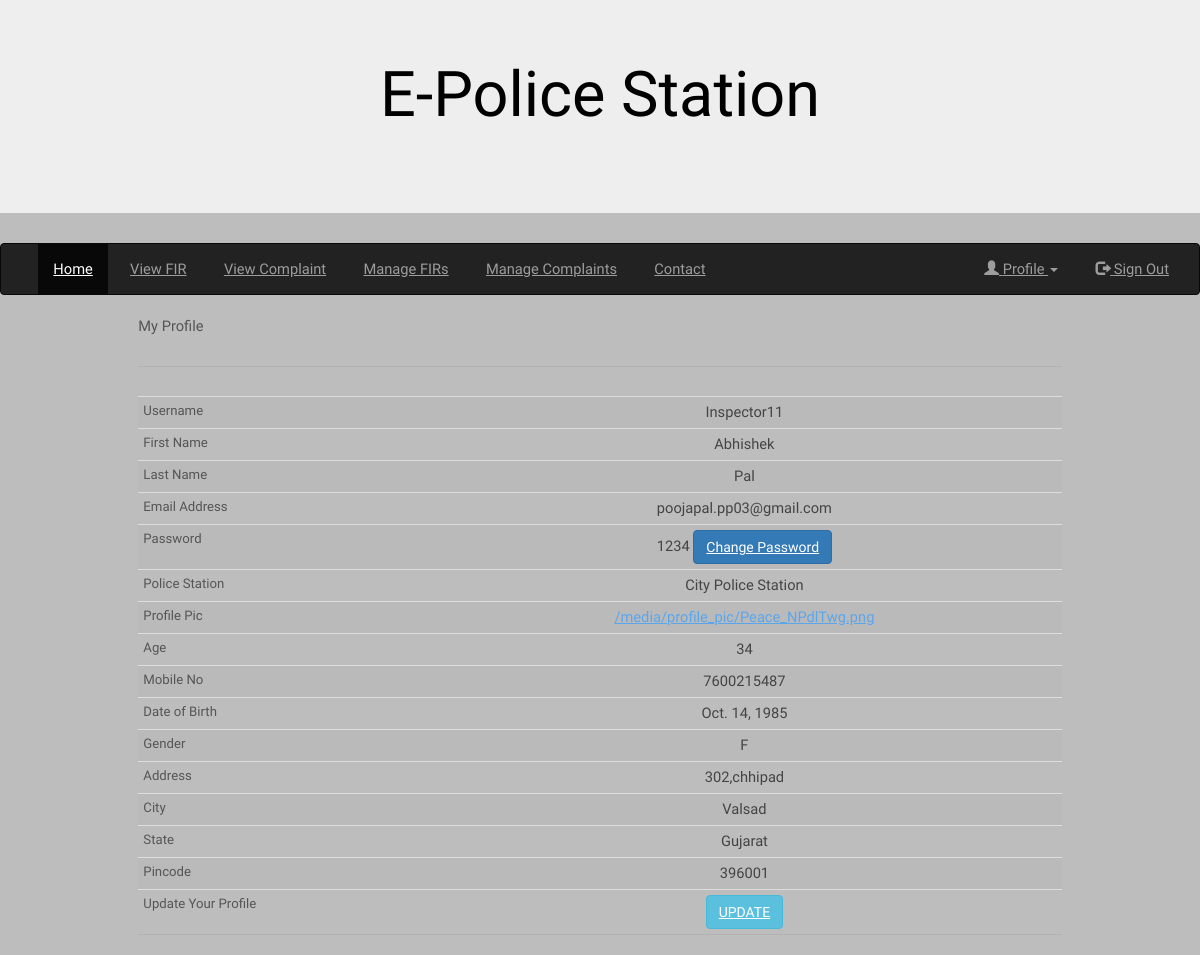
The app's page /view_inspector/ (signed in) with its own data.
### myapp/models.py (models this page shows, shortened)
class Inspector(models.Model):
    GENDER_CHOICES = (('M', 'Male'), ('F', 'Female'))
    user = models.OneToOneField(Inspector_login, on_delete=models.CASCADE)
    police_station = models.ForeignKey(Police_Station, on_delete=models.CASCADE, null=True, blank=True)
    profile_pic = models.ImageField(upload_to='profile_pic')
    Age = models.IntegerField()
    date_of_birth = models.DateField()
    mobile_no = models.IntegerField()
    gender = models.CharField(max_length=1, choices=GENDER_CHOICES)
    address = models.TextField()
    city = models.CharField(max_length=20)
    state = models.CharField(max_length=20)
    pincode = models.IntegerField()

class Inspector_login(models.Model):
    username = models.CharField(max_length=256, unique=True)
    first_name = models.CharField(max_length=256)
    last_name = models.CharField(max_length=256)
    email = models.EmailField()
    password = models.CharField(max_length = 20 , null=True,blank=True)
    def __str__(self):
        return self.username

class Police_Station(models.Model):
    city = models.ForeignKey(City, on_delete=models.CASCADE, null=True, blank=True)
    taluka = models.ForeignKey(Taluka, on_delete=models.CASCADE, null=True, blank=True)
    village = models.ForeignKey(Village, on_delete=models.CASCADE, null=True, blank=True)
    Police_station_name = models.CharField(max_length=200)
    address = models.TextField(max_length=200)
    phone_no = models.IntegerField(null=True, blank=True)
    mobile_no = models.IntegerField(null=True, blank=True)
    email_address = models.EmailField(null=True, blank=True)
    def __str__(self):
        return self.Police_station_name

### myapp/views.py (the view)
# urls.py: path("view_inspector/",views.view_inspector,name = 'view_inspector'),
def view_inspector(request):
    try:
        usr = request.session['username']
        user = models.Inspector_login.objects.get(username = usr)
        user_details = models.Inspector.objects.get(user = user)
        return render(request,'inspector/view_inspector.html',{"user_details":user_details})
    except:
        return HttpResponse("Invalid User...")

### templates/inspector/view_inspector.html
{% extends 'inspector/inspector_index.html' %}
{% block content %}
    <div class="container">
        <table class="table table-condensed table-hover text-center">
            <h1>My Profile</h1>
            <hr>
            <tbody>
                <tr>
                    <th>Username</th>
                    <td>{{user_details.user}}</td>
                </tr>
                <tr>
                    <th>First Name</th>
                    <td>{{user_details.user.first_name}}</td>
                </tr>
                <tr>
                    <th>Last Name</th>
                    <td>{{user_details.user.last_name}}</td>
                </tr>
                <tr>
                    <th>Email Address</th>
                    <td>{{user_details.user.email}}</td>
                </tr>
                <tr>
                    <th>Password</th>
                    <td>{{user_details.user.password}} <a href="{% url 'inspector_password' %}" class="btn btn-primary">Change Password</a></td>
                </tr>
                <tr>
                    <th>Police Station</th>
                    <td>{{user_details.police_station}}</td>
                </tr>
                <tr>
                    <th>Profile Pic</th>
                    <td><a href="{{user_details.profile_pic.url}}">{{user_details.profile_pic.url}}</a></td>
                </tr>
                <tr>
                    <th>Age</th>
                    <td>{{user_details.Age}}</td>
                </tr>
                <tr>
                    <th>Mobile No</th>
                    <td>{{user_details.mobile_no}}</td>
                </tr>
                <tr>
                    <th>Date of Birth</th>
                    <td>{{user_details.date_of_birth}}</td>
                </tr>
                <tr>
                    <th>Gender</th>
                    <td>{{user_details.gender}}</td>
                </tr>
                <tr>
                    <th>Address</th>
                    <td>{{user_details.address}}</td>
                </tr>
                <tr>
                    <th>City</th>
                    <td>{{user_details.city}}</td>
                </tr>
                <tr>
                    <th>State</th>
                    <td>{{user_details.state}}</td>
                </tr>
                <tr>
                    <th>Pincode</th>
                    <td>{{user_details.pincode}}</td>
                </tr>
                <tr>
                    <th>Update Your Profile</th>
                    <td><a href="{% url 'update_inspector' user_details.id %}" class="btn btn-info"> UPDATE </a></td>
                </tr>
            </tbody>
        </table>
    </div>
{% endblock %}

### static/assets/css/main.css (style rules this page uses)
html, body, div, span, applet, object, iframe, h1, h2, h3, h4, h5, h6, p, blockquote, pre, a, abbr, acronym, address, big, cite, code, del, dfn, em, img, ins, kbd, q, s, samp, small, strike, strong, sub, sup, tt, var, b, u, i, center, dl, dt, dd, ol, ul, li, fieldset, form, label, legend, table, caption, tbody, tfoot, thead, tr, th, td, article, aside, canvas, details, embed, figure, figcaption, footer, header, hgroup, menu, nav, output, ruby, section, summary, time, mark, audio, video { margin: 0; padding: 0; border: 0; font-size: 100%; font: inherit; vertical-align: baseline; }
body { line-height: 1; }
table { border-collapse: collapse; border-spacing: 0; }
body { -webkit-text-size-adjust: none; }
*, *:before, *:after { -moz-box-sizing: border-box; -webkit-box-sizing: border-box; box-sizing: border-box; }
.container { margin-left: auto; margin-right: auto; }
.container { width: 80rem; }
@media screen and (max-width: 1680px) { .container { width: 80rem; } }
@media screen and (max-width: 1280px) { .container { width: 65rem; } }
body { -ms-overflow-style: scrollbar; }
body { background: #fff; }
html { font-size: 13pt; }
@media screen and (max-width: 1680px) { html { font-size: 11pt; } }
@media screen and (max-width: 1280px) { html { font-size: 11pt; } }
body { background-color: #fff; color: #444; }
body, input, select, textarea { font-family: "Taviraj", serif; font-weight: 300; font-size: 1rem; line-height: 1.65; }
a { text-decoration: underline; }
h1, h2, h3, h4, h5, h6 { font-weight: 400; line-height: 1.5; margin: 0 0 1.5rem 0; }
hr { border: 0; border-bottom: solid 1px; margin: 2rem 0; }
a { color: #5AA6ED; }
h1, h2, h3, h4, h5, h6 { color: #555; }
hr { border-bottom-color: rgba(144, 144, 144, 0.25); }
table { margin: 0 0 2rem 0; width: 100%; }
table tbody tr { border: solid 1px; border-left: 0; border-right: 0; }
table td { padding: 0.75rem 0.75rem; }
table th { font-size: 0.9rem; font-weight: 400; padding: 0 0.75rem 0.75rem 0.75rem; text-align: left; }
table tbody tr { border-color: rgba(144, 144, 144, 0.25); }
table tbody tr:nth-child(2n + 1) { background-color: rgba(144, 144, 144, 0.075); }
table th { color: #555; }

### records on screen
Inspector: user "Inspector11", user.first_name "Abhishek", user.last_name "Pal", user.email "poojapal.pp03@gmail.com", user.password "1234", police_station "City Police Station", profile_pic "/media/profile_pic/Peace_NPdlTwg.png", Age "34", mobile_no "7600215487", date_of_birth "Oct. 14, 1985", gender "F", address "302,chhipad", city "Valsad", state "Gujarat", pincode "396001"
